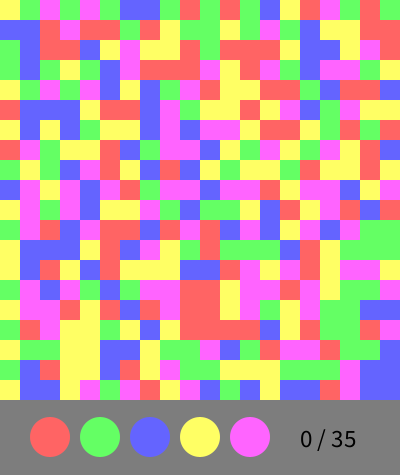
Frame 1 (no input)
Frame 2 (the mouse pressed at the canvas centre, redrawn once): identical to frame 1, image omitted

The Processing sketch that drew this single still picture (run headless with seeded random() and noise(); the mouse was pressed at the canvas centre and the sketch redrawn once):

// Processing sketch: processing_128007
// ── processing_128007.pde

int numBoxes = 400;
int counter;
ColorBox[] boxes = new ColorBox[numBoxes];
ColorPallette[] pallette = new ColorPallette[5];
ArrayList<ColorBox> changelist = new ArrayList<ColorBox>();

void setup() {
  size(400, 475);
  int i = 0;
  for (int y = 0; y < 400; y+=20) {
    for (int x = 0; x<width; x+=20) {
      boxes[i] = new ColorBox(i, x, y);
      i++;
    }
  }
  palletteStuff();
  changelist.add(boxes[0]);
}
void draw() {
  background(125);
  for (int i = 0; i < numBoxes; i++) {
    boxes[i].display();
  }
  for (int i = 0; i <pallette.length; i++) {
    pallette[i].display();
  }
  counting();
  win();
  checkColorAndAddToArrayList();
  noLoop();
}
void mousePressed() {
  for (int i = 0; i <pallette.length; i++) {
    if (pallette[i].hitTest(mouseX, mouseY)) {
      color myColor = pallette[i].c;
      changeColor(myColor);
      checkColorAndAddToArrayList();
      counter ++;
      break;
    }
  }
  loop();
}
void changeColor(color newColor) {
  for (int i = 0; i < changelist.size(); i ++) {
    ColorBox group = changelist.get(i);
    group.c = newColor;
  }
}
void checkColorAndAddToArrayList() {
  color base = boxes[0].c;
  for (int i = 0; i <changelist.size(); i ++) {
    ColorBox current = changelist.get(i);
    //north
    if (current.index-20> 0 ) {
      ColorBox test = boxes[current.index-20];
      if (test.c== base) {
        if (!changelist.contains(test)) {
          changelist.add(test);
        }
      }
    }
    //south
    if (current.index+20 < 400) {
      ColorBox test = boxes[current.index+20];
      if (test.c== base) {
        if (!changelist.contains(test)) {
          changelist.add(test);
        }
      }
    }
    //east
    if ((current.index) % 20 != 19) {
      ColorBox test = boxes[current.index+1];
      if (test.c== base) {
        if (!changelist.contains(test)) {
          changelist.add(test);
        }
      }
    }
    //west
    if ((current.index) %20 !=0) {
      ColorBox test = boxes[current.index-1];
      if (test.c== base) {
        if (!changelist.contains(test)) {
          changelist.add(test);
        }
      }
    }
  }
}

void palletteStuff() {
  pallette[0] = new ColorPallette(50, 437, color(255, 100, 100));
  pallette[1] = new ColorPallette(100, 437, color(100, 255, 100));
  pallette[2] = new ColorPallette(150, 437, color(100, 100, 255));
  pallette[3] = new ColorPallette(200, 437, color(255, 255, 100));
  pallette[4] = new ColorPallette(250, 437, color(255, 100, 255));
}

void counting() {
  textSize(25);
  fill(0);
  text(counter + " / 35", 300, 447);
  if (counter >= 35) {
    noLoop();
    fill(0);
    rect(0, 0, width, height);
    fill(170, 10, 10);
    textAlign(CENTER);
    text("YOU LOSE", width/2, height/2);
    text("'CAUSE YOU'RE WORTHLESS", width/2, height/2+50);
  }
}

void win() {
  if (changelist.size() == boxes.length) {
    fill(255);
    rect(0, 0, width, height);
    fill(#3865DE);
    textAlign(CENTER);
    text("YOU WIN A FREE PONY", width/2, height/2-25);
    text("FROM WALMART", width/2, height/2+25);
    text("Score: " + counter, width/2, height/2+100);
    noLoop();
  }
}

class ColorBox {
  int index;
  int x, y;
  color c;
  int boxSize = 20;

  ColorBox(int i, int newx, int newy) {
    index = i;
    x = newx;
    y = newy;
    int randNum = (int) random(5);
    switch(randNum) {
    case 0:
      c = color(255, 100, 100);
      break;
    case 1:
      c = color(100, 255, 100);
      break;
    case 2:
      c = color(100, 100, 255);
      break;
    case 3: 
      c = color(255, 255, 100);
      break;
    case 4:
      c = color(255, 100, 255);
      break;
    }
  }
  void display(){
   fill(c);
  noStroke();
 rect(x,y,boxSize,boxSize); 
  }
}

class ColorPallette {
  int x, y;
  color c;

  ColorPallette(int _x, int _y, color _c) {
    x = _x;
    y = _y;
    c = _c;
  }
  
  void display(){
    ellipseMode(CENTER);
    fill(c);
   ellipse(x,y,40,40); 
  }
  
  boolean hitTest(float mx, float my){
   if(dist(mx,my,x,y) <= 20){
   return true;
   }  
   else{
    return false; 
   }
  }
}
